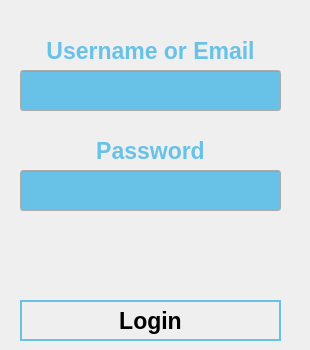
     <widget class="QWidget" name="LoginTab">
      <attribute name="icon">
       <iconset>
        <normaloff>images/login_icon.png</normaloff>images/login_icon.png</iconset>
      </attribute>
      <attribute name="title">
       <string>LOGIN</string>
      </attribute>
      <widget class="QLineEdit" name="LoginUsernameInput">
       <property name="geometry">
        <rect>
         <x>20</x>
         <y>70</y>
         <width>261</width>
         <height>41</height>
        </rect>
       </property>
       <property name="palette">
        <palette>
         <active>
          <colorrole role="Text">
           <brush brushstyle="SolidPattern">
            <color alpha="255">
             <red>13</red>
             <green>28</green>
             <blue>63</blue>
            </color>
           </brush>
          </colorrole>
          <colorrole role="Base">
           <brush brushstyle="SolidPattern">
            <color alpha="255">
             <red>104</red>
             <green>194</green>
             <blue>232</blue>
            </color>
           </brush>
          </colorrole>
          <colorrole role="PlaceholderText">
           <brush brushstyle="SolidPattern">
            <color alpha="128">
             <red>13</red>
             <green>28</green>
             <blue>63</blue>
            </color>
           </brush>
          </colorrole>
         </active>
         <inactive>
          <colorrole role="Text">
           <brush brushstyle="SolidPattern">
            <color alpha="255">
             <red>13</red>
             <green>28</green>
             <blue>63</blue>
            </color>
           </brush>
          </colorrole>
          <colorrole role="Base">
           <brush brushstyle="SolidPattern">
            <color alpha="255">
             <red>104</red>
             <green>194</green>
             <blue>232</blue>
            </color>
           </brush>
          </colorrole>
          <colorrole role="PlaceholderText">
           <brush brushstyle="SolidPattern">
            <color alpha="128">
             <red>13</red>
             <green>28</green>
             <blue>63</blue>
            </color>
           </brush>
          </colorrole>
         </inactive>
         <disabled>
          <colorrole role="Text">
           <brush brushstyle="SolidPattern">
            <color alpha="255">
             <red>255</red>
             <green>255</green>
             <blue>255</blue>
            </color>
           </brush>
          </colorrole>
          <colorrole role="Base">
           <brush brushstyle="SolidPattern">
            <color alpha="255">
             <red>104</red>
             <green>194</green>
             <blue>232</blue>
            </color>
           </brush>
          </colorrole>
          <colorrole role="PlaceholderText">
           <brush brushstyle="SolidPattern">
            <color alpha="128">
             <red>104</red>
             <green>194</green>
             <blue>232</blue>
            </color>
           </brush>
          </colorrole>
         </disabled>
        </palette>
       </property>
       <property name="font">
        <font>
         <pointsize>15</pointsize>
         <weight>75</weight>
         <bold>true</bold>
        </font>
       </property>
       <property name="clearButtonEnabled">
        <bool>true</bool>
       </property>
      </widget>
      <widget class="QPushButton" name="LoginButton">
       <property name="geometry">
        <rect>
         <x>20</x>
         <y>300</y>
         <width>261</width>
         <height>41</height>
        </rect>
       </property>
       <property name="palette">
        <palette>
         <active>
          <colorrole role="Button">
           <brush brushstyle="SolidPattern">
            <color alpha="255">
             <red>104</red>
             <green>194</green>
             <blue>232</blue>
            </color>
           </brush>
          </colorrole>
         </active>
         <inactive>
          <colorrole role="Button">
           <brush brushstyle="SolidPattern">
            <color alpha="255">
             <red>104</red>
             <green>194</green>
             <blue>232</blue>
            </color>
           </brush>
          </colorrole>
         </inactive>
         <disabled>
          <colorrole role="Button">
           <brush brushstyle="SolidPattern">
            <color alpha="255">
             <red>104</red>
             <green>194</green>
             <blue>232</blue>
            </color>
           </brush>
          </colorrole>
         </disabled>
        </palette>
       </property>
       <property name="font">
        <font>
         <family>Cantarell</family>
         <pointsize>17</pointsize>
         <weight>75</weight>
         <bold>true</bold>
        </font>
       </property>
       <property name="cursor">
        <cursorShape>PointingHandCursor</cursorShape>
       </property>
       <property name="autoFillBackground">
        <bool>false</bool>
       </property>
       <property name="styleSheet">
        <string notr="true">border: 2px solid;
border-color: rgb(104, 194, 232);</string>
       </property>
       <property name="text">
        <string>Login</string>
       </property>
       <property name="default">
        <bool>false</bool>
       </property>
       <property name="flat">
        <bool>true</bool>
       </property>
      </widget>
      <widget class="QLineEdit" name="LoginPasswordInput">
       <property name="geometry">
        <rect>
         <x>20</x>
         <y>170</y>
         <width>261</width>
         <height>41</height>
        </rect>
       </property>
       <property name="palette">
        <palette>
         <active>
          <colorrole role="Text">
           <brush brushstyle="SolidPattern">
            <color alpha="255">
             <red>13</red>
             <green>28</green>
             <blue>63</blue>
            </color>
           </brush>
          </colorrole>
          <colorrole role="Base">
           <brush brushstyle="SolidPattern">
            <color alpha="255">
             <red>104</red>
             <green>194</green>
             <blue>232</blue>
            </color>
           </brush>
          </colorrole>
          <colorrole role="PlaceholderText">
           <brush brushstyle="SolidPattern">
            <color alpha="128">
             <red>13</red>
             <green>28</green>
             <blue>63</blue>
            </color>
           </brush>
          </colorrole>
         </active>
         <inactive>
          <colorrole role="Text">
           <brush brushstyle="SolidPattern">
            <color alpha="255">
             <red>13</red>
             <green>28</green>
             <blue>63</blue>
            </color>
           </brush>
          </colorrole>
          <colorrole role="Base">
           <brush brushstyle="SolidPattern">
            <color alpha="255">
             <red>104</red>
             <green>194</green>
             <blue>232</blue>
            </color>
           </brush>
          </colorrole>
          <colorrole role="PlaceholderText">
           <brush brushstyle="SolidPattern">
            <color alpha="128">
             <red>13</red>
             <green>28</green>
             <blue>63</blue>
            </color>
           </brush>
          </colorrole>
         </inactive>
         <disabled>
          <colorrole role="Text">
           <brush brushstyle="SolidPattern">
            <color alpha="255">
             <red>255</red>
             <green>255</green>
             <blue>255</blue>
            </color>
           </brush>
          </colorrole>
          <colorrole role="Base">
           <brush brushstyle="SolidPattern">
            <color alpha="255">
             <red>104</red>
             <green>194</green>
             <blue>232</blue>
            </color>
           </brush>
          </colorrole>
          <colorrole role="PlaceholderText">
           <brush brushstyle="SolidPattern">
            <color alpha="128">
             <red>104</red>
             <green>194</green>
             <blue>232</blue>
            </color>
           </brush>
          </colorrole>
         </disabled>
        </palette>
       </property>
       <property name="font">
        <font>
         <pointsize>15</pointsize>
         <weight>75</weight>
         <bold>true</bold>
        </font>
       </property>
       <property name="clearButtonEnabled">
        <bool>true</bool>
       </property>
      </widget>
      <widget class="QLabel" name="LoginUsernameLabel">
       <property name="geometry">
        <rect>
         <x>0</x>
         <y>30</y>
         <width>301</width>
         <height>41</height>
        </rect>
       </property>
       <property name="palette">
        <palette>
         <active>
          <colorrole role="WindowText">
           <brush brushstyle="SolidPattern">
            <color alpha="255">
             <red>104</red>
             <green>194</green>
             <blue>232</blue>
            </color>
           </brush>
          </colorrole>
         </active>
         <inactive>
          <colorrole role="WindowText">
           <brush brushstyle="SolidPattern">
            <color alpha="255">
             <red>104</red>
             <green>194</green>
             <blue>232</blue>
            </color>
           </brush>
          </colorrole>
         </inactive>
         <disabled>
          <colorrole role="WindowText">
           <brush brushstyle="SolidPattern">
            <color alpha="255">
             <red>255</red>
             <green>255</green>
             <blue>255</blue>
            </color>
           </brush>
          </colorrole>
         </disabled>
        </palette>
       </property>
       <property name="font">
        <font>
         <pointsize>17</pointsize>
         <weight>75</weight>
         <bold>true</bold>
        </font>
       </property>
       <property name="text">
        <string>Username or Email</string>
       </property>
       <property name="alignment">
        <set>Qt::AlignCenter</set>
       </property>
      </widget>
      <widget class="QLabel" name="LoginPasswordLabel">
       <property name="geometry">
        <rect>
         <x>0</x>
         <y>130</y>
         <width>301</width>
         <height>41</height>
        </rect>
       </property>
       <property name="palette">
        <palette>
         <active>
          <colorrole role="WindowText">
           <brush brushstyle="SolidPattern">
            <color alpha="255">
             <red>104</red>
             <green>194</green>
             <blue>232</blue>
            </color>
           </brush>
          </colorrole>
         </active>
         <inactive>
          <colorrole role="WindowText">
           <brush brushstyle="SolidPattern">
            <color alpha="255">
             <red>104</red>
             <green>194</green>
             <blue>232</blue>
            </color>
           </brush>
          </colorrole>
         </inactive>
         <disabled>
          <colorrole role="WindowText">
           <brush brushstyle="SolidPattern">
            <color alpha="255">
             <red>255</red>
             <green>255</green>
             <blue>255</blue>
            </color>
           </brush>
          </colorrole>
         </disabled>
        </palette>
       </property>
       <property name="font">
        <font>
         <pointsize>17</pointsize>
         <weight>75</weight>
         <bold>true</bold>
        </font>
       </property>
       <property name="text">
        <string>Password</string>
       </property>
       <property name="alignment">
        <set>Qt::AlignCenter</set>
       </property>
      </widget>
      <widget class="QLabel" name="LoginInfoLabel">
       <property name="geometry">
        <rect>
         <x>0</x>
         <y>250</y>
         <width>301</width>
         <height>41</height>
        </rect>
       </property>
       <property name="palette">
        <palette>
         <active>
          <colorrole role="WindowText">
           <brush brushstyle="SolidPattern">
            <color alpha="255">
             <red>255</red>
             <green>0</green>
             <blue>0</blue>
            </color>
           </brush>
          </colorrole>
         </active>
         <inactive>
          <colorrole role="WindowText">
           <brush brushstyle="SolidPattern">
            <color alpha="255">
             <red>255</red>
             <green>0</green>
             <blue>0</blue>
            </color>
           </brush>
          </colorrole>
         </inactive>
         <disabled>
          <colorrole role="WindowText">
           <brush brushstyle="SolidPattern">
            <color alpha="255">
             <red>255</red>
             <green>255</green>
             <blue>255</blue>
            </color>
           </brush>
          </colorrole>
         </disabled>
        </palette>
       </property>
       <property name="font">
        <font>
         <pointsize>13</pointsize>
         <weight>75</weight>
         <bold>true</bold>
        </font>
       </property>
       <property name="text">
        <string/>
       </property>
       <property name="alignment">
        <set>Qt::AlignCenter</set>
       </property>
      </widget>
     </widget>
